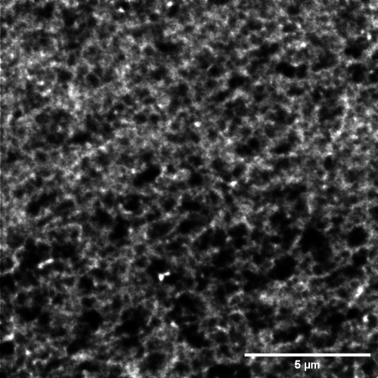
#> input picture 1carr-96etoh-alexa-sted-decon.tif, 378 x 378 px
$ python -i tifCentres.py   (imports and definitions only)
#> lines starting #> are read from the running program, lines starting #| are printed output that depends on the picture; after the words box and inside, x2 and y2 are one past the last pixel; in counts of white or black regions, pixels touching at a corner belong together
import numpy as np
from PIL import Image
from skimage.morphology import label
from skimage.measure import regionprops

def tifCentroids(path='1carr-96etoh-alexa-sted-decon.tif', threshold_value=130):
    # path = '1carr-96etoh-alexa-sted-decon.tif'
#> called with path = '1carr-96etoh-alexa-sted-decon.tif', threshold_value = 130
    img = Image.open(path).convert('L')
    image = np.array(img)

    bw = image > threshold_value
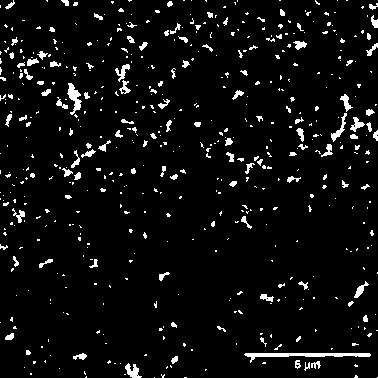
#> bw: shape (378, 378) bool; 5.2% white; 542 white regions (431 under 20 px)

    label_image = label(bw)
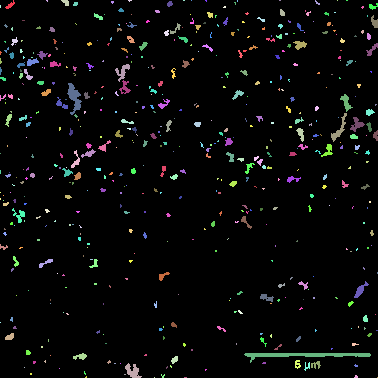
#> label_image: shape (378, 378) int32; 543 distinct labels, from 0 to 542; one colour per label, 0 black

    regions = regionprops(label_image)
#> regions = 542 regions; largest, box (x1, y1, x2, y2) and area: (244, 353, 371, 363) 479, (67, 83, 82, 115) 220, (125, 363, 142, 378) 136, (331, 113, 347, 142) 128, (115, 64, 130, 82) 107

    return np.array([x.centroid for x in regions])

# print(tifCentroids().shape)
# print((256 * np.random.rand(100, 2)).max())


def whitePixels(path='1carr-96etoh-alexa-sted-decon.tif', threshold_value=130):
    img = Image.open(path).convert('L')
    image = np.array(img)

    bw = image > threshold_value

    return np.argwhere(bw == True)

>>> result = tifCentroids()
#> result = 542 pairs, first value 0 to 377, second value 0 to 377
